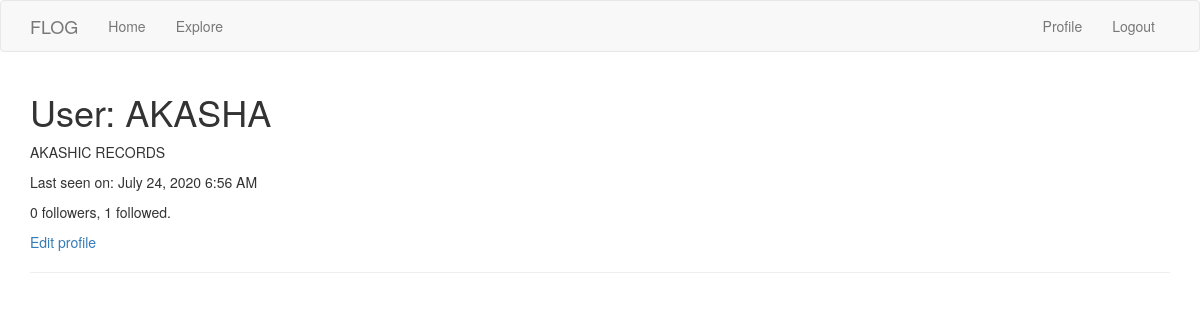
The page /user/AKASHA (signed in) on the database as committed earlier.
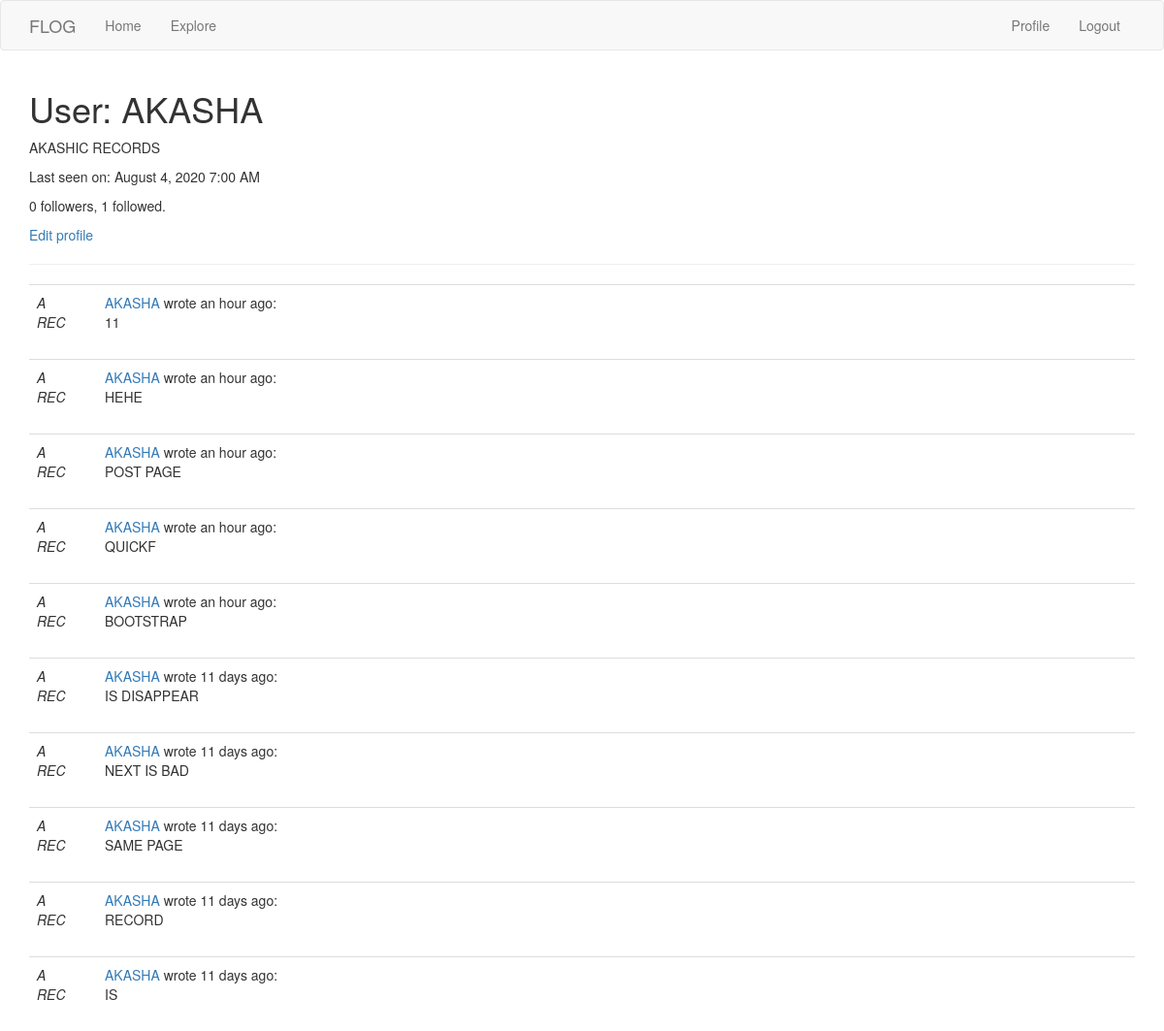
The same page on the database as committed later.
### app/models.py (models this page shows, shortened)
class User(UserMixin, db.Model):
    id = db.Column(db.Integer, primary_key=True)
    username = db.Column(db.String(64), index=True, unique=True)
    email = db.Column(db.String(128), index=True, unique=True)
    password_hash = db.Column(db.String(128))
    about_me = db.Column(db.String(256))
    last_seen = db.Column(db.DateTime, default=datetime.utcnow)
    posts = db.relationship('Post', backref='author', lazy='dynamic')
    followed = db.relationship(
        'User', secondary=followers,
        primaryjoin=(followers.c.follower_id == id),
        secondaryjoin=(followers.c.followed_id == id),
        backref=db.backref('followers', lazy='dynamic'), lazy='dynamic')

class Post(db.Model):
    id = db.Column(db.Integer, primary_key=True)
    body = db.Column(db.String(256))
    timestamp = db.Column(db.DateTime, index=True, default=datetime.utcnow)
    user_id = db.Column(db.Integer, db.ForeignKey('user.id'))

### app/routes.py (the view)
@app.route('/user/<username>')
@login_required
def user(username):
    user = User.query.filter_by(username=username).first_or_404()
    page = request.args.get('page', 1, type=int)
    posts = user.posts.order_by(Post.timestamp.desc()).paginate(page, app.config['POSTS_PER_PAGE'], False)
    next_url = prev_url = None
    if posts.has_next:
        next_url = url_for('user', username=user.username, page=posts.next_num)
    if posts.has_prev:
        prev_url = url_for('user', username=user.username, page=posts.prev_num)
    form = FollowForm()
    return render_template('user.html', user=user, posts=posts.items, form=form,
                            next_url=next_url, prev_url=prev_url)

### app/models.py (called while the page is built)
@login.user_loader
def load_user(id):
    return User.query.get(int(id))

### app/routes.py (called while the page is built)
@app.before_request
def before_request():
    if current_user.is_authenticated:
        current_user.last_seen = datetime.utcnow()
        db.session.commit()

### app/templates/user.html (shortened to what this page needs)
{% extends "base.html" %}
{% block app_content %}
    <h1>User: {{ user.username }}</h1>
    {% if user.about_me %}<p>{{ user.about_me }}</p>{% endif %}
    {% if user.last_seen %}
    <p>Last seen on: {{ moment(user.last_seen).format('LLL') }}</p>
    {% endif %}
    <p>{{ user.followers.count() }} followers, {{ user.followed.count() }} followed.</p>
    {% if user == current_user %}
    <p><a href="{{ url_for('edit_profile') }}">Edit profile</a></p>
    {% endif %}
    <hr>
    {% for post in posts %}
        {% include "_post.html" %}
    {% endfor %}
{% endblock %}

### app/templates/_post.html
<table class="table table-hover">
    <tr>
        <td width="70px"><i>A<br>REC</i></td>
        <td>
            <a href="{{ url_for('user', username=post.author.username) }}">
                {{ post.author.username }}
            </a>
            wrote {{ moment(post.timestamp).fromNow() }}:
            <br>
            {{ post.body }}
        </td>
    </tr>
</table>

Rows that differ between the two databases and show on the page:
changed User "AKASHA": last_seen "July 24, 2020 6:56 AM" → "August 4, 2020 7:00 AM"
added Post: author.username "AKASHA", timestamp "an hour ago", body "11"
added Post: author.username "AKASHA", timestamp "an hour ago", body "HEHE"
added Post: author.username "AKASHA", timestamp "an hour ago", body "POST PAGE"
added Post: author.username "AKASHA", timestamp "an hour ago", body "QUICKF"
added Post: author.username "AKASHA", timestamp "an hour ago", body "BOOTSTRAP"
added Post: author.username "AKASHA", timestamp "11 days ago", body "IS DISAPPEAR"
added Post: author.username "AKASHA", timestamp "11 days ago", body "NEXT IS BAD"
added Post: author.username "AKASHA", timestamp "11 days ago", body "SAME PAGE"
added Post: author.username "AKASHA", timestamp "11 days ago", body "RECORD"
added Post: author.username "AKASHA", timestamp "11 days ago", body "IS"
